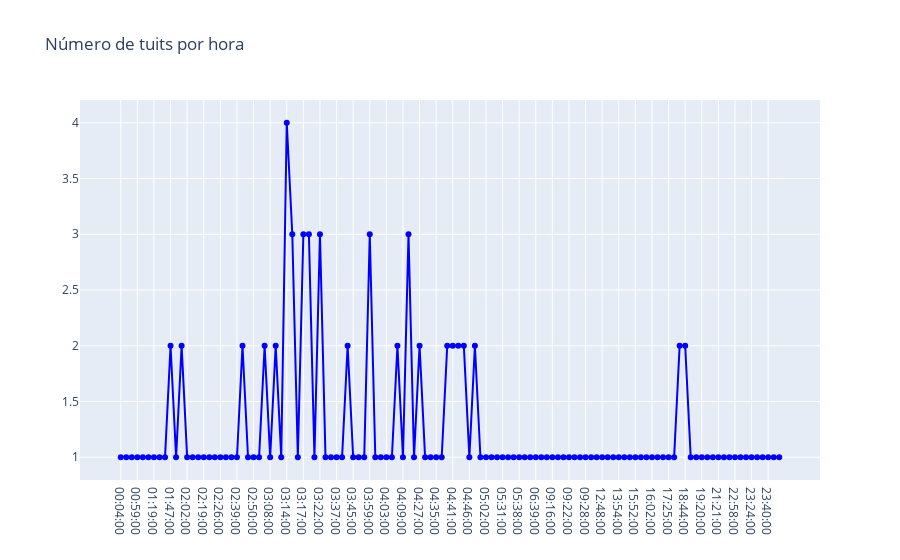

The notebook cell this image was saved under:
### Code cell
trace = go.Scatter(x=temp.hora.values,
                   y=temp.cnt.values,
                   text=[f"Fecha: {f}<br>Tuits: {c}" for f,c in zip(temp.hora.values,temp.cnt.values)],
                   hoverinfo='text',
                   mode='lines+markers',
                   name='Horas',
                   line={'color': 'blue'})

layout = go.Layout(title="Número de tuits por hora")

fig = go.Figure(data=[trace], layout=layout)
iplot(fig)

### Figure 1 — Plotly figure (JSON) as saved in the notebook; plotly's stock layout.template omitted (floating-point values rounded to 4 significant figures)
{"data": [{"hoverinfo": "text", "line": {"color": "blue"}, "mode": "lines+markers", "name": "Horas", "text": ["Fecha: 00:04:00<br>Tuits: 1", "Fecha: 00:16:00<br>Tuits: 1", "Fecha: 00:49:00<br>Tuits: 1", "Fecha: 00:59:00<br>Tuits: 1", "Fecha: 01:08:00<br>Tuits: 1", "Fecha: 01:10:00<br>Tuits: 1", "Fecha: 01:19:00<br>Tuits: 1", "Fecha: 01:30:00<br>Tuits: 1", "Fecha: 01:45:00<br>Tuits: 1", "Fecha: 01:47:00<br>Tuits: 2", "Fecha: 01:49:00<br>Tuits: 1", "Fecha: 01:50:00<br>Tuits: 2", "Fecha: 02:02:00<br>Tuits: 1", "Fecha: 02:14:00<br>Tuits: 1", "Fecha: 02:18:00<br>Tuits: 1", "Fecha: 02:19:00<br>Tuits: 1", "Fecha: 02:22:00<br>Tuits: 1", "Fecha: 02:24:00<br>Tuits: 1", "Fecha: 02:26:00<br>Tuits: 1", "Fecha: 02:28:00<br>Tuits: 1", "Fecha: 02:37:00<br>Tuits: 1", "Fecha: 02:39:00<br>Tuits: 1", "Fecha: 02:43:00<br>Tuits: 2", "Fecha: 02:44:00<br>Tuits: 1", "Fecha: 02:50:00<br>Tuits: 1", "Fecha: 03:04:00<br>Tuits: 1", "Fecha: 03:07:00<br>Tuits: 2", "Fecha: 03:08:00<br>Tuits: 1", "Fecha: 03:12:00<br>Tuits: 2", "Fecha: 03:13:00<br>Tuits: 1", "Fecha: 03:14:00<br>Tuits: 4", "Fecha: 03:15:00<br>Tuits: 3", "Fecha: 03:16:00<br>Tuits: 1", "Fecha: 03:17:00<br>Tuits: 3", "Fecha: 03:19:00<br>Tuits: 3", "Fecha: 03:20:00<br>Tuits: 1", "Fecha: 03:22:00<br>Tuits: 3", "Fecha: 03:24:00<br>Tuits: 1", "Fecha: 03:32:00<br>Tuits: 1", "Fecha: 03:37:00<br>Tuits: 1", "Fecha: 03:40:00<br>Tuits: 1", "Fecha: 03:43:00<br>Tuits: 2", "Fecha: 03:45:00<br>Tuits: 1", "Fecha: 03:56:00<br>Tuits: 1", "Fecha: 03:58:00<br>Tuits: 1", "Fecha: 03:59:00<br>Tuits: 3", "Fecha: 04:00:00<br>Tuits: 1", "Fecha: 04:01:00<br>Tuits: 1", "Fecha: 04:03:00<br>Tuits: 1", "Fecha: 04:04:00<br>Tuits: 1", "Fecha: 04:07:00<br>Tuits: 2", "Fecha: 04:09:00<br>Tuits: 1", "Fecha: 04:16:00<br>Tuits: 3", "Fecha: 04:26:00<br>Tuits: 1", "Fecha: 04:27:00<br>Tuits: 2", "Fecha: 04:33:00<br>Tuits: 1", "Fecha: 04:34:00<br>Tuits: 1", "Fecha: 04:35:00<br>Tuits: 1", "Fecha: 04:37:00<br>Tuits: 1", "Fecha: 04:40:00<br>Tuits: 2", "Fecha: 04:41:00<br>Tuits: 2", "Fecha: 04:42:00<br>Tuits: 2", "Fecha: 04:43:00<br>Tuits: 2", "Fecha: 04:46:00<br>Tuits: 1", "Fecha: 04:59:00<br>Tuits: 2", "Fecha: 05:00:00<br>Tuits: 1", "Fecha: 05:02:00<br>Tuits: 1", "Fecha: 05:09:00<br>Tuits: 1", "Fecha: 05:22:00<br>Tuits: 1", "Fecha: 05:31:00<br>Tuits: 1", "Fecha: 05:32:00<br>Tuits: 1", "Fecha: 05:35:00<br>Tuits: 1", "Fecha: 05:38:00<br>Tuits: 1", "Fecha: 05:50:00<br>Tuits: 1", "Fecha: 05:57:00<br>Tuits: 1", "Fecha: 06:39:00<br>Tuits: 1", "Fecha: 07:51:00<br>Tuits: 1", "Fecha: 08:46:00<br>Tuits: 1", "Fecha: 09:16:00<br>Tuits: 1", "Fecha: 09:18:00<br>Tuits: 1", "Fecha: 09:19:00<br>Tuits: 1", "Fecha: 09:22:00<br>Tuits: 1", "Fecha: 09:24:00<br>Tuits: 1", "Fecha: 09:25:00<br>Tuits: 1", "Fecha: 09:28:00<br>Tuits: 1", "Fecha: 09:29:00<br>Tuits: 1", "Fecha: 12:09:00<br>Tuits: 1", "Fecha: 12:48:00<br>Tuits: 1", "Fecha: 12:58:00<br>Tuits: 1", "Fecha: 13:19:00<br>Tuits: 1", "Fecha: 13:54:00<br>Tuits: 1", "Fecha: 14:13:00<br>Tuits: 1", "Fecha: 14:26:00<br>Tuits: 1", "Fecha: 15:52:00<br>Tuits: 1", "Fecha: 15:53:00<br>Tuits: 1", "Fecha: 16:00:00<br>Tuits: 1", "Fecha: 16:02:00<br>Tuits: 1", "Fecha: 16:36:00<br>Tuits: 1", "Fecha: 16:47:00<br>Tuits: 1", "Fecha: 17:25:00<br>Tuits: 1", "Fecha: 17:52:00<br>Tuits: 1", "Fecha: 18:42:00<br>Tuits: 2", "Fecha: 18:44:00<br>Tuits: 2", "Fecha: 18:46:00<br>Tuits: 1", "Fecha: 18:59:00<br>Tuits: 1", "Fecha: 19:20:00<br>Tuits: 1", "Fecha: 19:54:00<br>Tuits: 1", "Fecha: 20:33:00<br>Tuits: 1", "Fecha: 21:21:00<br>Tuits: 1", "Fecha: 22:30:00<br>Tuits: 1", "Fecha: 22:56:00<br>Tuits: 1", "Fecha: 22:58:00<br>Tuits: 1", "Fecha: 23:10:00<br>Tuits: 1", "Fecha: 23:21:00<br>Tuits: 1", "Fecha: 23:24:00<br>Tuits: 1", "Fecha: 23:29:00<br>Tuits: 1", "Fecha: 23:32:00<br>Tuits: 1", "Fecha: 23:40:00<br>Tuits: 1", "Fecha: 23:50:00<br>Tuits: 1", "Fecha: 23:59:00<br>Tuits: 1"], "type": "scatter", "x": ["00:04:00", "00:16:00", "00:49:00", "00:59:00", "01:08:00", "01:10:00", "01:19:00", "01:30:00", "01:45:00", "01:47:00", "01:49:00", "01:50:00", "02:02:00", "02:14:00", "02:18:00", "02:19:00", "02:22:00", "02:24:00", "02:26:00", "02:28:00", "02:37:00", "02:39:00", "02:43:00", "02:44:00", "02:50:00", "03:04:00", "03:07:00", "03:08:00", "03:12:00", "03:13:00", "03:14:00", "03:15:00", "03:16:00", "03:17:00", "03:19:00", "03:20:00", "03:22:00", "03:24:00", "03:32:00", "03:37:00", "03:40:00", "03:43:00", "03:45:00", "03:56:00", "03:58:00", "03:59:00", "04:00:00", "04:01:00", "04:03:00", "04:04:00", "04:07:00", "04:09:00", "04:16:00", "04:26:00", "04:27:00", "04:33:00", "04:34:00", "04:35:00", "04:37:00", "04:40:00", "04:41:00", "04:42:00", "04:43:00", "04:46:00", "04:59:00", "05:00:00", "05:02:00", "05:09:00", "05:22:00", "05:31:00", "05:32:00", "05:35:00", "05:38:00", "05:50:00", "05:57:00", "06:39:00", "07:51:00", "08:46:00", "09:16:00", "09:18:00", "09:19:00", "09:22:00", "09:24:00", "09:25:00", "09:28:00", "09:29:00", "12:09:00", "12:48:00", "12:58:00", "13:19:00", "13:54:00", "14:13:00", "14:26:00", "15:52:00", "15:53:00", "16:00:00", "16:02:00", "16:36:00", "16:47:00", "17:25:00", "17:52:00", "18:42:00", "18:44:00", "18:46:00", "18:59:00", "19:20:00", "19:54:00", "20:33:00", "21:21:00", "22:30:00", "22:56:00", "22:58:00", "23:10:00", "23:21:00", "23:24:00", "23:29:00", "23:32:00", "23:40:00", "23:50:00", "23:59:00"], "y": [1, 1, 1, 1, 1, 1, 1, 1, 1, 2, 1, 2, 1, 1, 1, 1, 1, 1, 1, 1, 1, 1, 2, 1, 1, 1, 2, 1, 2, 1, 4, 3, 1, 3, 3, 1, 3, 1, 1, 1, 1, 2, 1, 1, 1, 3, 1, 1, 1, 1, 2, 1, 3, 1, 2, 1, 1, 1, 1, 2, 2, 2, 2, 1, 2, 1, 1, 1, 1, 1, 1, 1, 1, 1, 1, 1, 1, 1, 1, 1, 1, 1, 1, 1, 1, 1, 1, 1, 1, 1, 1, 1, 1, 1, 1, 1, 1, 1, 1, 1, 1, 2, 2, 1, 1, 1, 1, 1, 1, 1, 1, 1, 1, 1, 1, 1, 1, 1, 1, 1]}], "layout": {"title": {"text": "Número de tuits por hora"}}}
